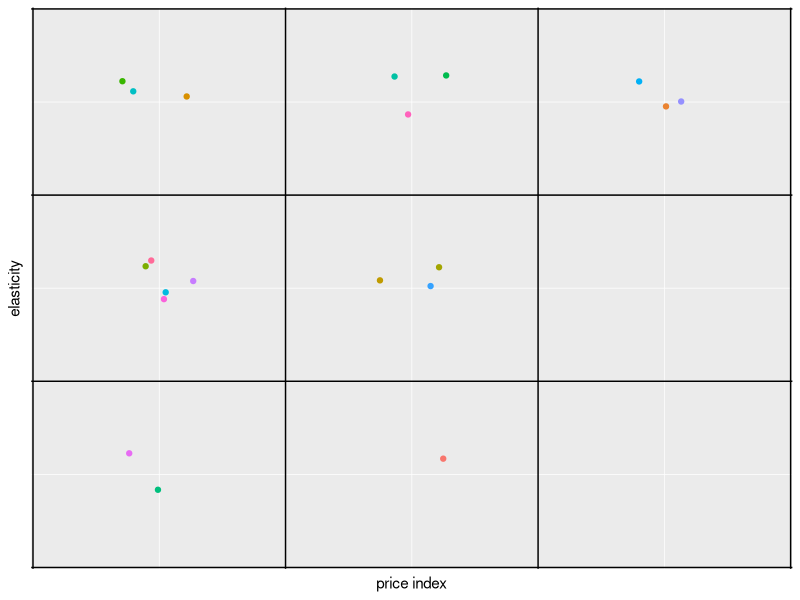
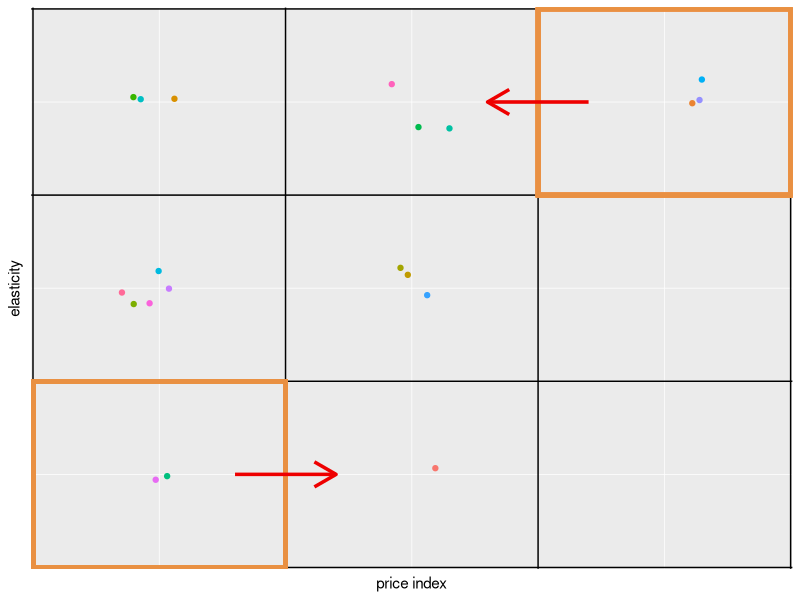
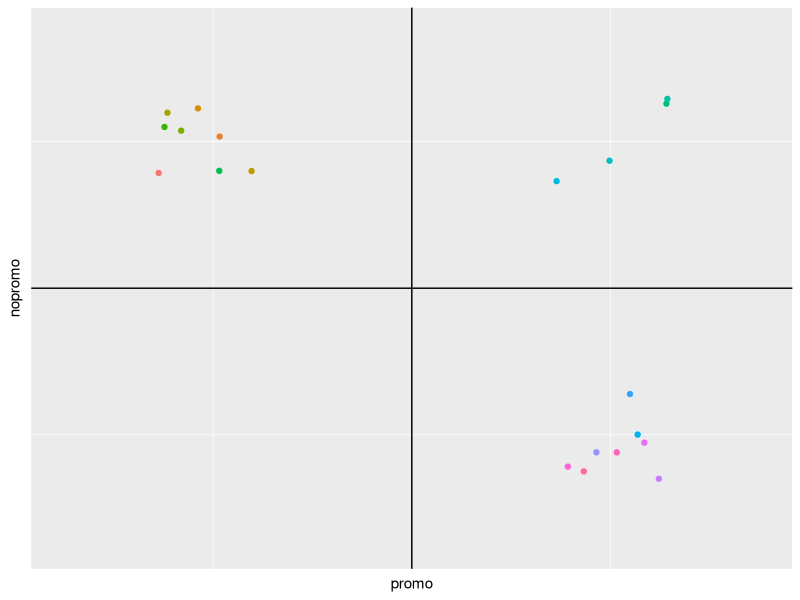
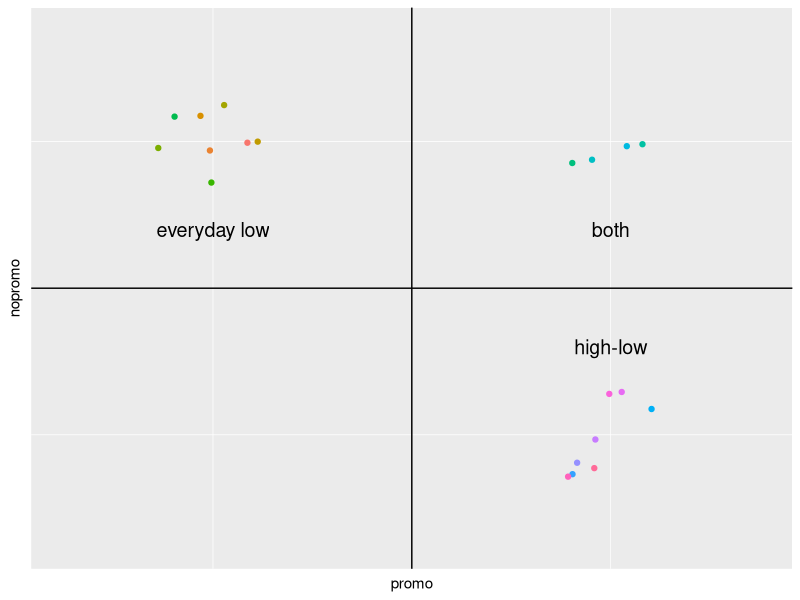
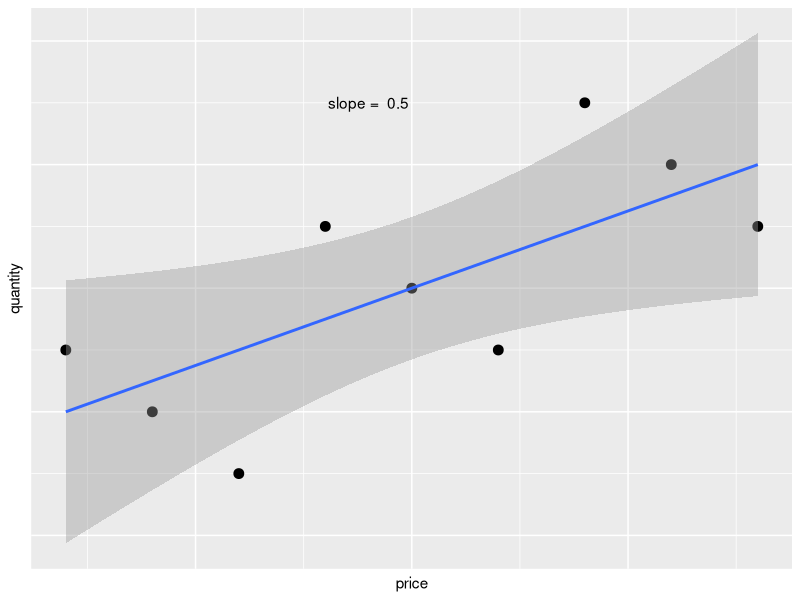
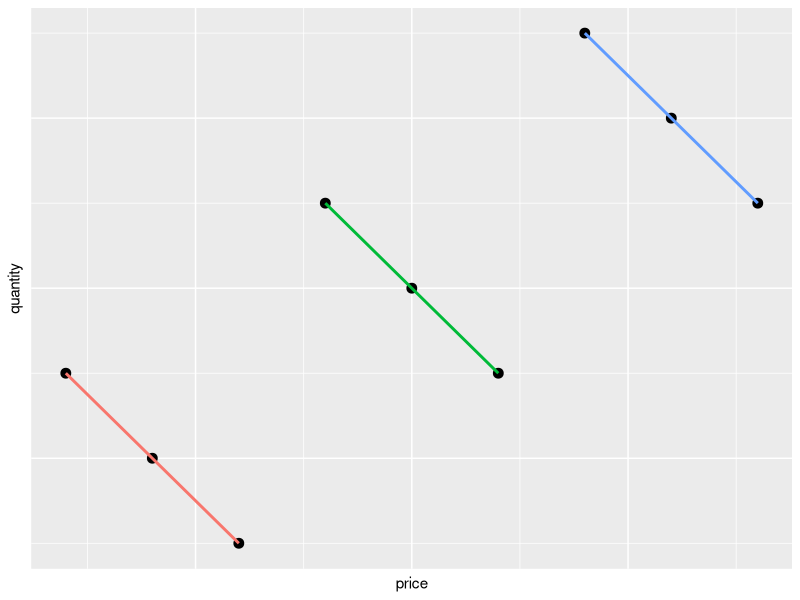

Recreate these plots in R, in order. (Note: this script raises an error after producing the figures.)
## ---- chunk 1
knitr::opts_chunk$set(echo = FALSE, ffmpeg.format = "mp4",
                      cache = TRUE, fig.align='center',
                      fig.width = 8, fig.height = 5)
library(magrittr)
library(ggplot2)
library(gganimate)
## ---- chunk 2
set.seed(1438)
pieMat <- data.frame(id = c(1:20), pi = sample(1:3,20,TRUE), e = sample(1:3,20,TRUE))

ggplot(pieMat, aes(x = pi, y = e, col = as.factor(id))) +
  geom_jitter(width = 0.15, height = 0.15) +
  scale_y_continuous(name = "elasticity", breaks = 0.5:3.5, limits = c(0.63,3.37)) +
  scale_x_continuous(name = "price index", breaks = 0.5:3.5, limits = c(0.63,3.37)) +
  theme(panel.grid.major = element_line(color = "black"),
        legend.position = "none",
        axis.text = element_blank(),
        axis.ticks = element_blank())




## ---- chunk 3
ggplot(pieMat, aes(x = pi, y = e, col = as.factor(id))) +
  geom_jitter(width = 0.15, height = 0.15) +
  scale_y_continuous(name = "elasticity", breaks = 0.5:3.5, limits = c(0.63,3.37)) +
  scale_x_continuous(name = "price index", breaks = 0.5:3.5, limits = c(0.63,3.37)) +
  geom_rect(xmin=0.5, xmax = 1.5, ymin = 0.5, ymax = 1.5,
            color= "#E99042", alpha = 0, size = 1.5) +
  geom_rect(xmin = 2.5, xmax = 3.5, ymin = 2.5, ymax = 3.5,
            color = "#E99042", alpha = 0, size = 1.5) +
  annotate("segment", x = 1.3, xend= 1.7, y = 1, yend = 1,
           size = 1.2, color = "red2", arrow = arrow()) +
  annotate("segment", x = 2.7, xend= 2.3, y = 3, yend = 3,
           size = 1.2, color = "red2", arrow = arrow()) +
  theme(panel.grid.major = element_line(color = "black"),
        legend.position = "none",
        axis.text = element_blank(),
        axis.ticks = element_blank())
## ---- chunk 4
peneMat <- data.frame(id = c(1:20), ep = c(rep(1,8), rep(2,12)), en = c(rep(2,12), rep(1,8)))

ggplot(peneMat, aes(x = ep, y = en, col = as.factor(id))) +
  geom_jitter(width = 0.15, height = 0.15) +
  scale_y_continuous(name = "nopromo",breaks = 0.5:2.5, limits = c(0.63,2.37)) +
  scale_x_continuous(name = "promo", breaks = 0.5:2.5, limits = c(0.63,2.37)) +
  theme(panel.grid.major = element_line(color = "black"),
        legend.position = "none",
        axis.text = element_blank(),
        axis.ticks = element_blank())
## ---- chunk 5
ggplot(peneMat, aes(x = ep, y = en, col = as.factor(id)))  +
  geom_jitter(width = 0.15, height = 0.15) +
  scale_y_continuous(name = "nopromo",breaks = 0.5:2.5, limits = c(0.63,2.37)) +
  scale_x_continuous(name = "promo", breaks = 0.5:2.5, limits = c(0.63,2.37)) +
  annotate("text", x = 2 , y = 1.7, label = "both", size = 5) +
  annotate("text", x = 1.0 , y = 1.7, label = "everyday low", size = 5) +
  annotate("text", x = 2 , y = 1.3, label = "high-low", size = 5) +
  theme(panel.grid.major = element_line(color = "black"),
        legend.position = "none",
        axis.text = element_blank(),
        axis.ticks = element_blank())
## ---- chunk 6
x <- 1:9
y <- c(3, 2, 1, 5, 4, 3, 7, 6, 5)
z = rep(1:3,each = 3)
mixed <- data.frame(x, y, z)

ggplot(mixed, aes(x = x, y = y)) +
  geom_point(size = 3) +
  geom_smooth(method="lm") +
  scale_x_continuous(name = "price") +
  scale_y_continuous(name = "quantity") +
  theme(axis.text = element_blank(),
        axis.ticks = element_blank()) +
  annotate("text", x = 4.5, y = 7, label = paste("slope = ",lm(y~x)$coef[2]))
  
## ---- chunk 7
ggplot(mixed, aes(x = x, y = y, col = as.factor(z))) +
  geom_point(size = 3, color = "black") +
  geom_smooth(method="lm") +
  scale_x_continuous(name = "price") +
  scale_y_continuous(name = "quantity") +
  theme(axis.text = element_blank(),
        axis.ticks = element_blank(),
        legend.position = "none")
## ---- chunk 8
mm <- lme4::lmer(y ~ x + (1 + x|as.factor(z)), mixed)

efR <- coef(mm)[[1]]

ggplot(mixed, aes(x = x, y = y, col = as.factor(z)))+
  geom_point()+
  geom_abline(intercept = efR[1,1], slope = efR[1,2], col = "#F8766D") +
  geom_abline(intercept = efR[2,1], slope = efR[2,2], col = "#00BA38") +
  geom_abline(intercept = efR[3,1], slope = efR[3,2], col = "#619CFF") +
  scale_x_continuous(name = "price")+
  scale_y_continuous(name = "quantity")+
  theme(axis.text = element_blank(),
        axis.ticks = element_blank(),
        legend.position = "none")
